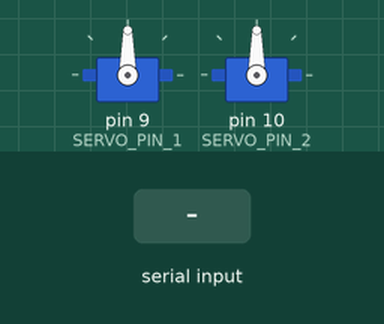
This sketch was run on a simulated Arduino Uno, built with avr-gcc and run on an emulated ATmega328P. On the bench: 2 × servo. The inputs (shaded band) are chosen by the test bench.

Above: at 1.2 s.
1.3 s: "B" received over Serial
At 2.2 s:
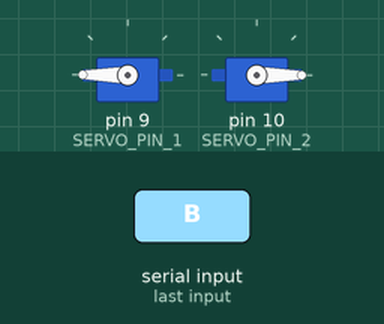
Timing chart, 0 to 4.3 s (numbered marks = the images above; inputs shaded):
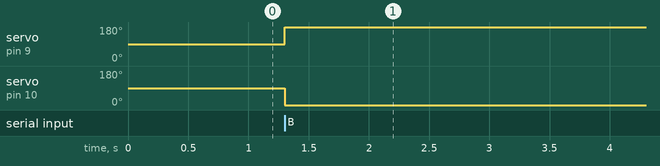

The sketch:

arduinocode.ino
```cpp
#include <Servo.h>

#define SERVO_PIN_1 9 // Digital PWM pin for servo motor 1
#define SERVO_PIN_2 10 // Digital PWM pin for servo motor 2

Servo servo1;
Servo servo2;

void setup() {
  Serial.begin(9600); // Initialize serial communication
  servo1.attach(SERVO_PIN_1); // Attach servo motor 1 to its pin
  servo2.attach(SERVO_PIN_2); // Attach servo motor 2 to its pin
}

void loop() {
  if (Serial.available() > 0) { // Check if data is available to read
    char signal = Serial.read(); // Read the incoming signal

    if (signal == 'B') { // If signal is 'B', rotate motors in one direction
      servo1.write(180); // Rotate servo motor 1 in one direction
      servo2.write(0); // Rotate servo motor 2 in the same direction
      delay(5000); // Wait for 5 seconds (adjust as needed)
    } else if (signal == 'N') { // If signal is 'N', rotate motors in opposite direction
      servo1.write(0); // Rotate servo motor 1 in opposite direction
      servo2.write(180); // Rotate servo motor 2 in the same opposite direction
      delay(5000); // Wait for 5 seconds (adjust as needed)
    }
  }
}
```

Measured:
- after the input at 1.3 s, servo on pin 9 (SERVO_PIN_1): 90° → 180° at once; servo on pin 10 (SERVO_PIN_2): 90° → 0° at once
